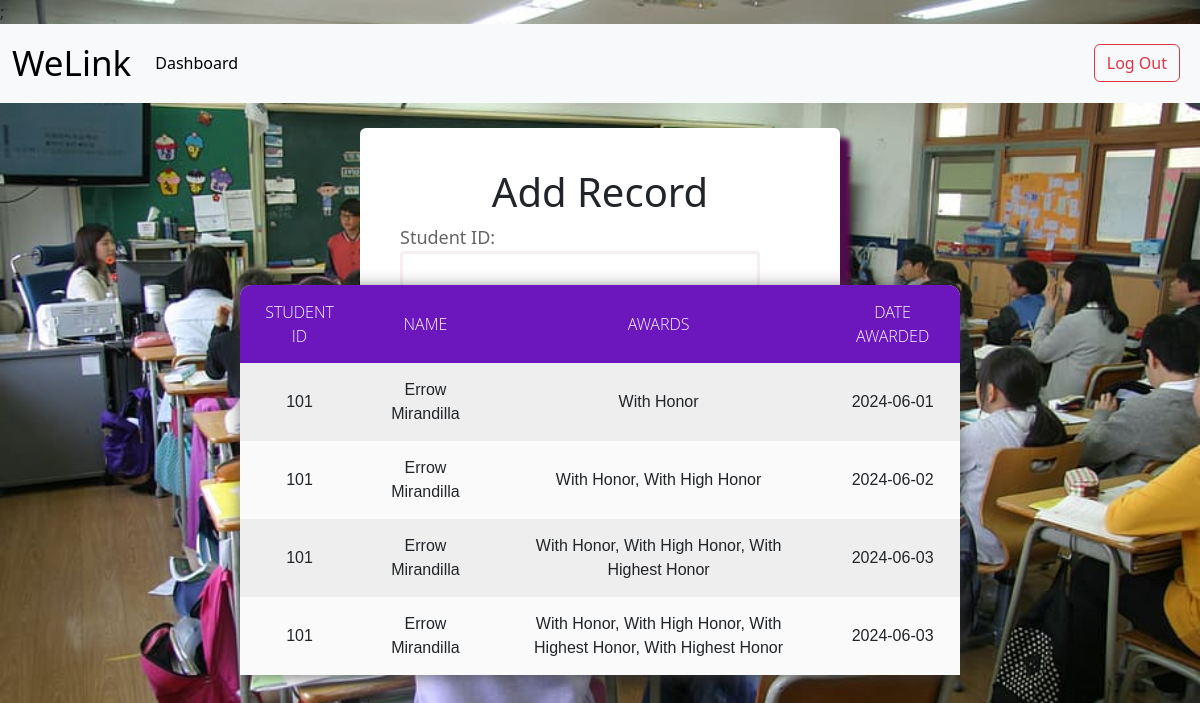
The page /admin_record.php?student_id=101 on the database its author committed.
### tables this page shows
CREATE TABLE `records` (
  `name` varchar(255) NOT NULL,
  `student_id` int(100) NOT NULL,
  `awards` varchar(255) NOT NULL,
  `date_awarded` date NOT NULL
);

### admin_record.php (the view, shortened to what this page needs)
<?php
include 'connection.php';
if (isset($_GET['student_id'])) {
    $student_id = $_GET['student_id'];
}
?>
<!DOCTYPE html>
<html>
<head>
    <link href="https://cdn.jsdelivr.net/npm/bootstrap@5.3.3/dist/css/bootstrap.min.css" rel="stylesheet">;
    <link rel="stylesheet" type="text/css" href="style.css">
</head>
<?php include "navbar2.php";
    ?>
<body>
<div id="form">
    <h1>Add Record</h1>
    <form name="form" method="POST" action="">
        <label for="student_id">Student ID:</label>
        <input type="text" id="student_id" name="student_id" required>
        <label for="name">Name:</label>
        <label for="awards">Award:</label>
        <input type="text" id="awards" name="awards" required>
        <label for="date_awarded">Date Awarded:</label>
        <input type="date" id="date_awarded" name="date_awarded" required>
        <button id="btn" type="submit" name="submit">Add</button>
    </form>
</div>
    <table>
        <tr>
            <th>Student ID</th>
            <th>Name</th>
            <th>Awards</th>
            <th>Date Awarded</th>
        </tr>
        <?php
        if (isset($student_id)) {
            $query = "SELECT * FROM records WHERE student_id = ? ORDER BY date_awarded ASC";
            $stmt = $conn->prepare($query);
            $stmt ->bind_param("s",$student_id);
            $stmt ->execute();
            $result = $stmt->get_result();
            while($row = $result->fetch_assoc()) {
                echo "<tr>";
                echo "<td>" . $row ['student_id']   . "</td>";
                echo "<td>" . $row ['name'] . "</td>";
                echo "<td>" . $row ['awards'] . "</td>";
                echo "<td>" . $row ['date_awarded'] . "</td>";
                echo "</tr>";
            }
        }
        ?>
    </table>
</body>
</html>

### style.css (style rules this page uses)
body { background: url("images/bg.jpg"); background-repeat: no-repeat; background-size: cover; }
#form { background-color: rgb(255, 255, 255); width:28%; border-radius: 6px; margin:120px auto; padding:40px; box-shadow: 10px 10px 5px rgb(80, 11, 77); margin-top: 25px; }
h1 { text-align: center; }
input { width: 90%; border-radius: 4px; border: 3px solid #f6efef; padding: 5px; }
#btn { width: 100%; color:rgb(255, 255, 255); background-color: rgb(108, 22, 190); padding:10px; font-weight: 700; font-size: larger; border-radius: 10px; }
form label { color:rgb(100, 100, 100); font-size: 18px; font-weight:500; }
@media screen and (max-width: 1350px) { #form { width: 40%; margin-left:none; padding:40px; } }
* { margin:0; padding: 0; outline: 0; }
table { position: absolute; z-index: 2; left: 50%; top: 60%; transform: translate(-50%,-50%); width: 60%; border-collapse: collapse; border-spacing: 0; box-shadow: 0 2px 15px rgba(64,64,64,.7); border-radius: 12px 12px 0 0; overflow: hidden; }
td , th { padding: 15px 20px; text-align: center; }
th { background-color: rgb(108, 22, 190); color: #fafafa; font-family: 'Open Sans',Sans-serif; font-weight: 200; text-transform: uppercase; }
tr { width: 100%; background-color: #fafafa; font-family: 'Montserrat', sans-serif; }
tr:nth-child(even) { background-color: #eeeeee; }

### rows shown on the page
records: student "101", name "Errow Mirandilla", awards "With Honor", date_awarded "2024-06-01"
records: student "101", name "Errow Mirandilla", awards "With Honor, With High Honor", date_awarded "2024-06-02"
records: student "101", name "Errow Mirandilla", awards "With Honor, With High Honor, With Highest Honor", date_awarded "2024-06-03"
records: student "101", name "Errow Mirandilla", awards "With Honor, With High Honor, With Highest Honor, With Highest Honor", date_awarded "2024-06-03"
